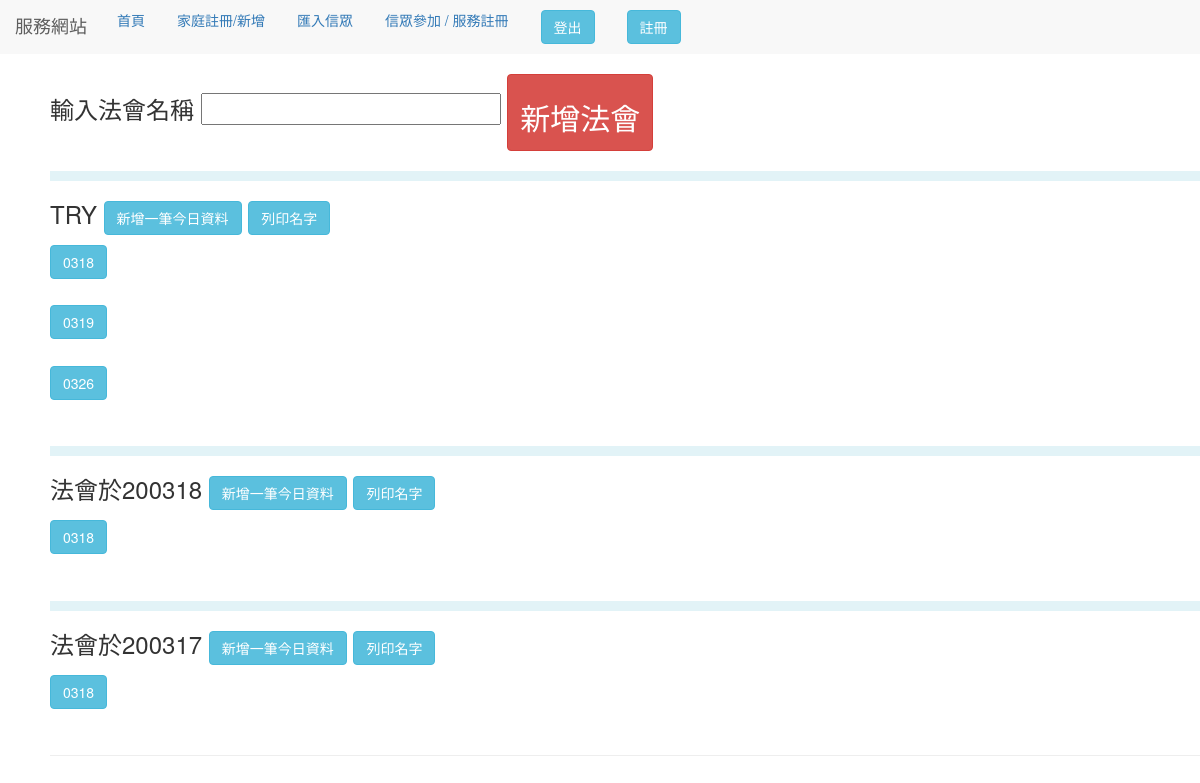
Page /join_activity (signed in) on the earlier database version.
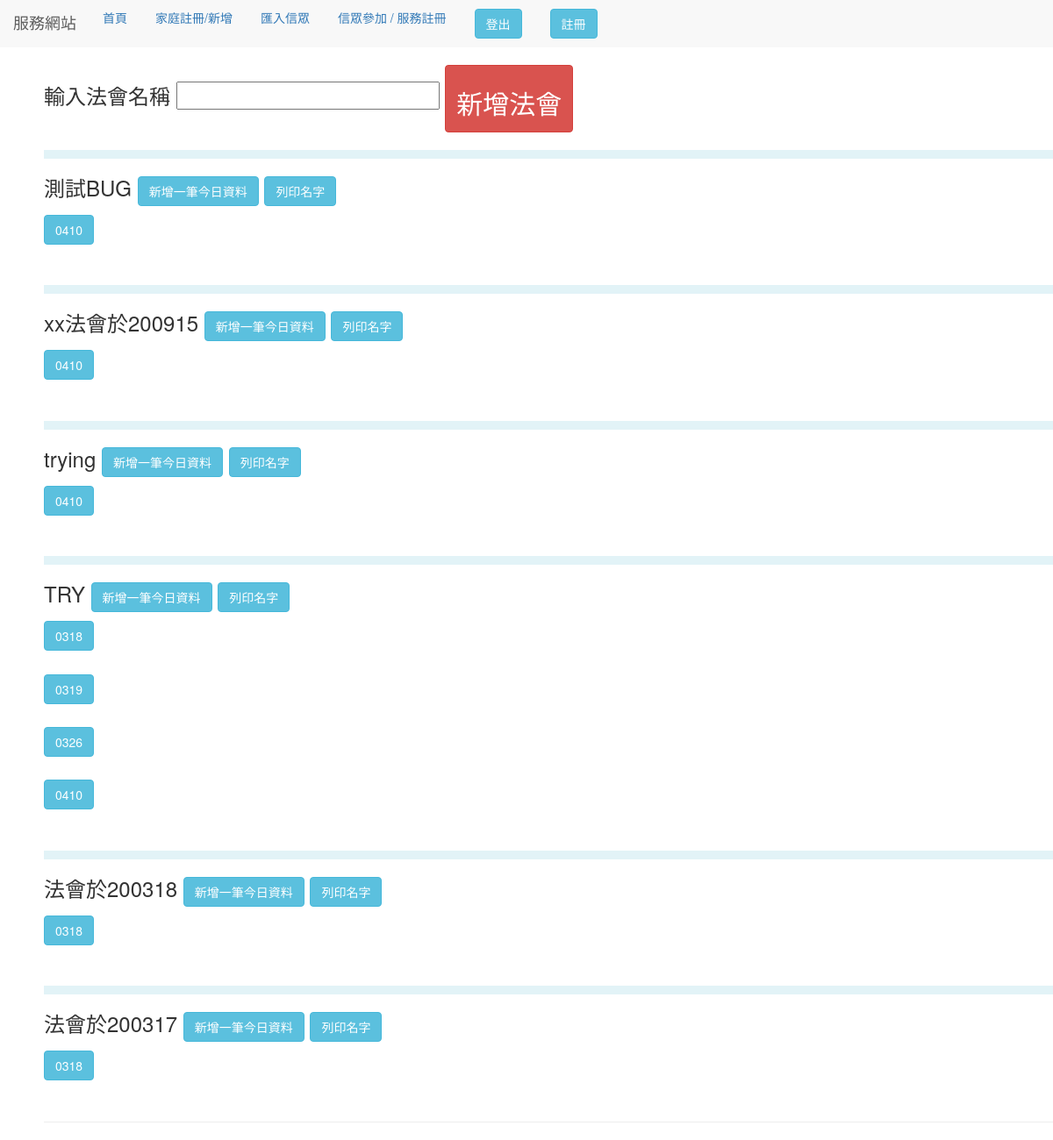
Same page on the later database version.
### use_app/models.py (models this page shows, shortened)
class Day(models.Model):
    date_name = models.CharField(max_length=12)
    class Meta:
        verbose_name_plural = '法會日期'

class every_day(models.Model):
    Day_date = models.ForeignKey(
		Day,
		related_name='name',
		null=True,
		blank=True,
		on_delete=models.CASCADE
    )
    date  = models.CharField(max_length=12)
    one_lights = models.TextField(blank=True)
    two_lights = models.TextField(blank=True)
    three_lights = models.TextField(blank=True)
    four_lights = models.TextField(blank=True)
    five_lights = models.TextField(blank=True)
    class Meta:
        verbose_name_plural = '燈的紀錄'

### use_app/views.py (the view)
# urls.py: path('join_activity', views.join_activity,name="join_activity"),
@login_required(login_url='/use_login')
def join_activity(request):
    if request.method == "POST":
        if not Day.objects.filter(
                date_name=request.POST["activity_name"]).exists():
            Day.objects.create(date_name=request.POST["activity_name"])
        else:
            error = ""
    Days = Day.objects.all().order_by("-id")
    every_days = every_day.objects.all()
    return render(request, "choose.html", locals())

### templates/choose.html (shortened to what this page needs)
{% extends "base.html" %} {% block title %} 首頁 {% endblock %} {% block message %}
<link rel="stylesheet" href="//code.jquery.com/ui/1.12.1/themes/base/jquery-ui.css">
<div style="margin-left:50px;">
    <form method="post">
        輸入法會名稱
        <input name="activity_name">
        <button type="submit" class="btn btn-danger">
            <h2 style="text-align:center;">新增法會</h2>
        </button>
    </form>
    {% for Day in Days %}
    <hr style="border: 5px solid rgba(155, 213, 228, 0.295);">
    <h3>{{Day.date_name}}
        <button class="btn btn-info add_button" id="{{Day.id}}">
            新增一筆今日資料
        </button>
        <button class="btn btn-info name_button " value="{{Day.id}}">
            列印名字
        </button>
    </h3>
    {%for every in every_days %}
    {%if every.Day_date.id == Day.id %}
    <button class="btn btn-info go" value="{{ every.date}}" name="{{Day.id}}">
        {{every.date}}
    </button> <br><br>
    {% endif %}
    {%endfor %}
    {%endfor %}
    {% endblock %}

### templates/base.html (shortened to what this page needs)
<!DOCTYPE html>
<html>
<head>
</head>
<body>
    {% include 'header.html'%}
    <h3> {% block message%} {% endblock %}
        <hr> {% block form %} {% endblock %} {% block try%} {% endblock %}
</body>
</html>

### templates/header.html (shortened to what this page needs)
<head>
  <link rel="stylesheet" href="http://maxcdn.bootstrapcdn.com/bootstrap/3.3.4/css/bootstrap.min.css">
<body>
  <nav class="nav navbar-default">
    <ul class="nav nav-pills nav-fill">
      <div class="navbar-header" >
        <a class="navbar-brand" href="#">服務網站</a>
      </div>
      <li><a href="/ ">首頁</a></li>
      <li><a href="/home_register">家庭註冊/新增</a></li>
      <li><a href="/csv_add">匯入信眾</a></li>
      <li><a href="/join_activity">信眾參加 / 服務註冊</a></li>
     <li> {% if request.user.is_authenticated %}
      <a href="logout" style="text-decoration:none;"><button class="btn btn-info">登出</button> </a>
      {% else %}
      <a href="use_login" style="text-decoration:none;"><button class="btn btn-info">登入</button> </a>
      {% endif %}</li>
      <li>  <a href="register" style="text-decoration:none;"><button class="btn btn-info">註冊</button> </a></li>
    </ul>
  </nav>
</body>
</head>

Differences in the rows shown:
added Day: date_name "測試BUG", {{ Day.id }} 7 (drawn)
added every_day: date "0410", shown under "測試BUG"
added Day: date_name "xx法會於200915", {{ Day.id }} 6 (drawn)
added every_day: date "0410", shown under "xx法會於200915"
added Day: date_name "trying", {{ Day.id }} 5 (drawn)
added every_day: date "0410", shown under "trying"
added every_day: date "0410", shown under Day "TRY"
